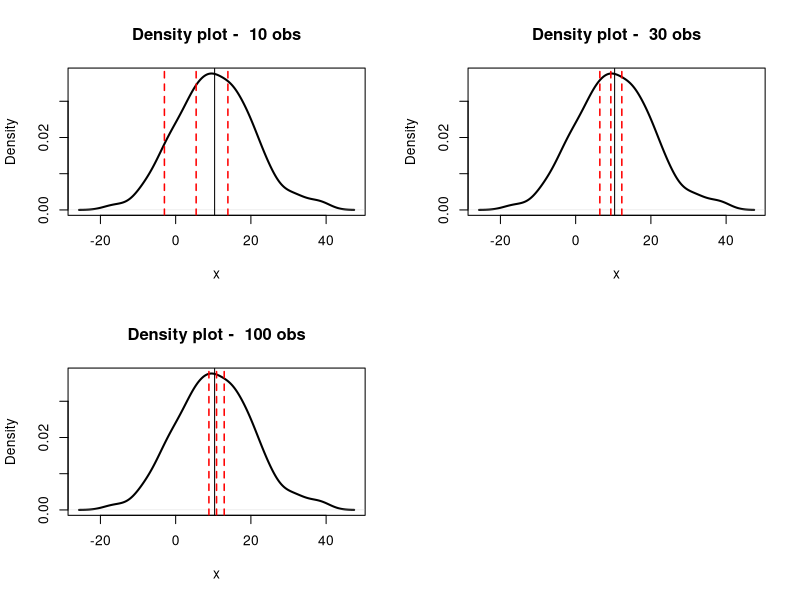
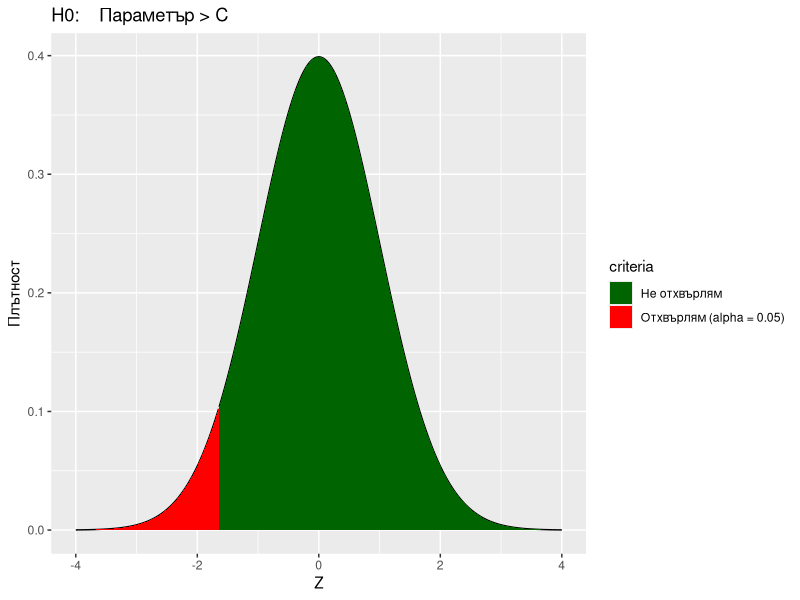
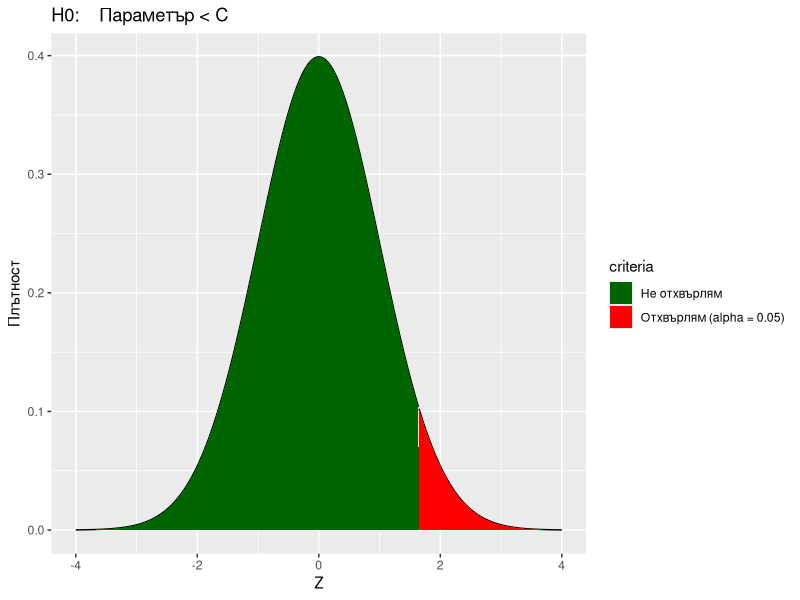
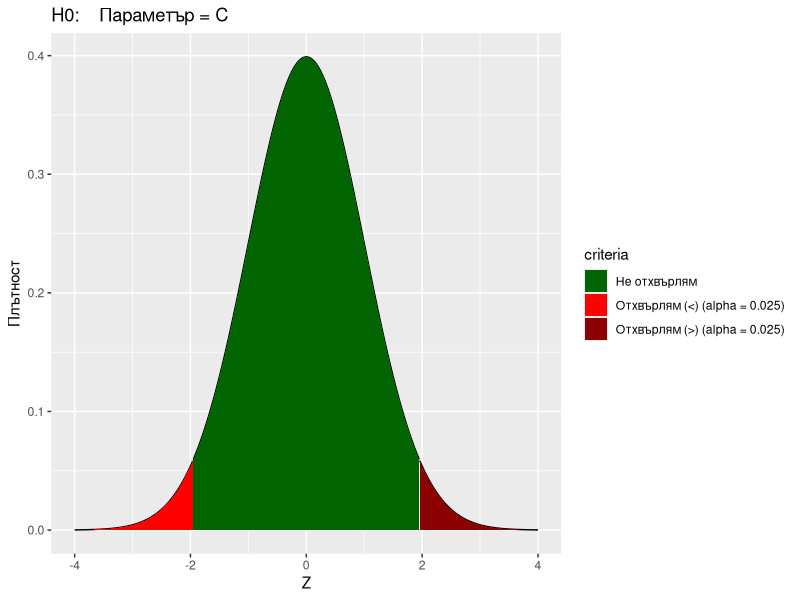
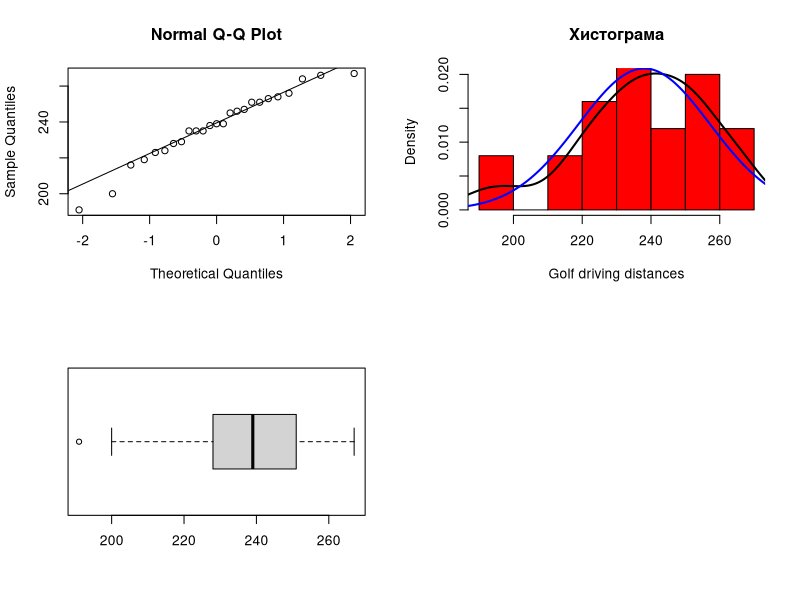
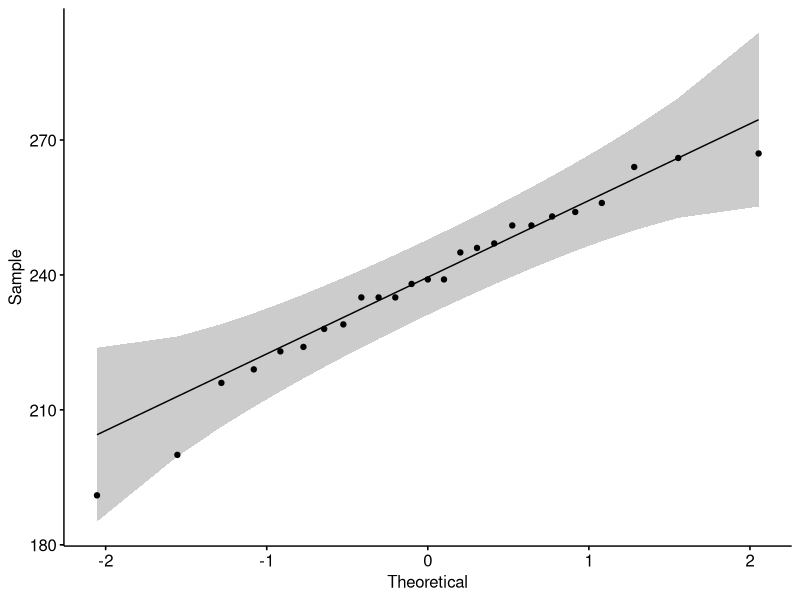
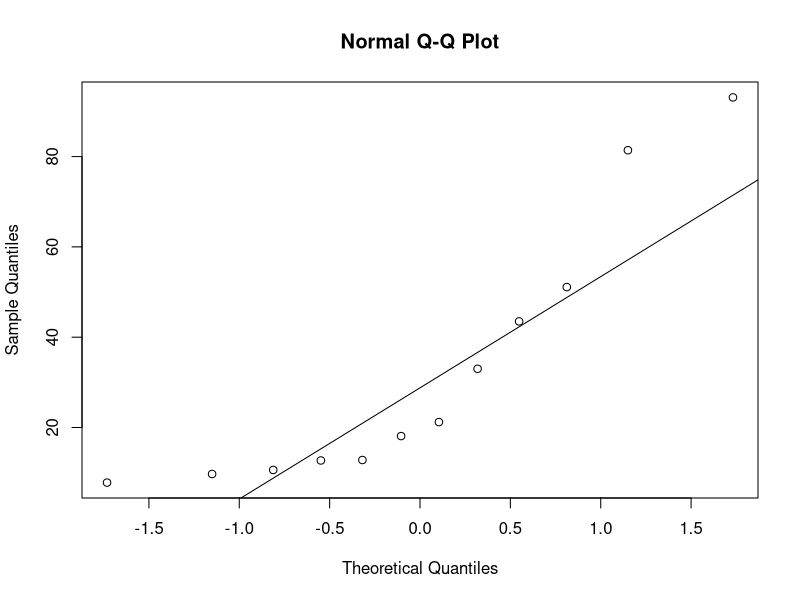
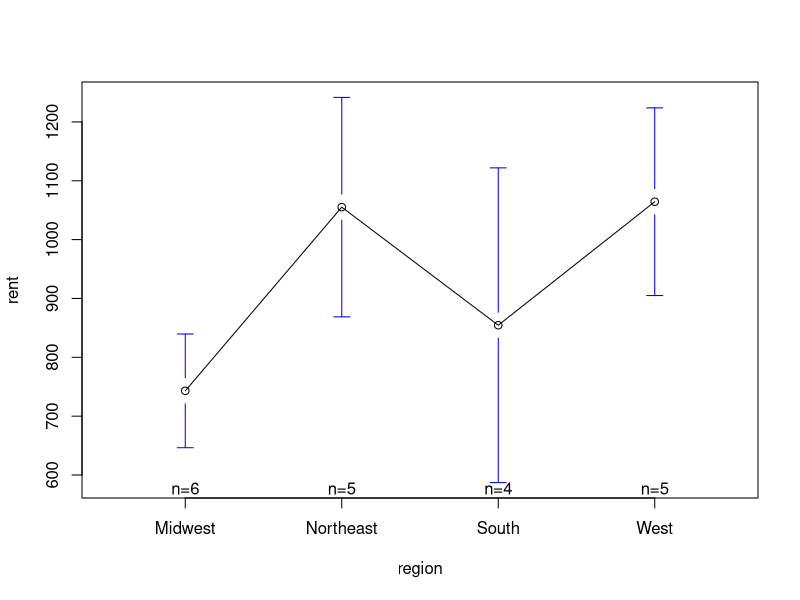

Source code (R) for these figures, in order:
ip <- installed.packages()[, 1] #   показва инсталираните пакети
pfi <- setdiff(c("ggplot2", "ggpubr", "nortest"), ip)
#   Горният ред показва кои пакети не са инсталирани

if(length(pfi) > 0) {
  install.packages(pfi)
}

library(ggplot2)
library(ggpubr)
library(nortest)  #   Тестове за проверка на нормално разпределение



#           Статистически заключения
#       Статистическите заклюения, основаващи се на случайни извадки, позволяват значително
#   да се намалят разходите за статистически изследвания на големи по обем съвкупности.
#   Информацията, получена от извадките почти винаги удовлетворява потребностите на
#   проучващите.
#       Статистическите заключения имат две основни направления:
#           - статистическо оценяване
#           - проверка на хипотези
#       И двете направления имат вероятностен характер и са свързани помежду си.

#       1. Статистическо оценяване
#           1.1. Точкови оценки
#       Точковата оценка представлява отделна величнина, получена от данните на случайна извадка,
#   която може да се доближава в различна степен до съответния параметър на популацията 
#   (генералната съвкупност). Примери за точкови оценки са оценката на локацията и вариацията.

set.seed(950411)
x <- rnorm(n = 200, 10, 10)
x_sample <- sample(x, 30)
mean(x)   #   10.357
mean(x_sample)  #   9.1


set.seed(620331)
y <- rbinom(n = 400, size = 1, prob = 0.3)
y_sample <- sample(y, 50)
mean(y)   #   0.3175
mean(y_sample)  #   0.34



#           1.2. Интервални оценки
#       Всяка оценка, получена от случайна извадка е обременена със случайна грешка. Основният
#   недостатък на точковата оценка се състои в това, че не позволява да се формират изводи за
#   размера на тази грешка, за точността на нейното изчисляване по отношение на 
#   обема  на вариацията на разпределението ѝ. Тази информация се съдържа в интервалната оценка.
#       

alpha <- 0.05   #   ниво на съгласие
k <- qnorm(1 - alpha/2) #   квантил

n <- length(x_sample) # размер на извадката
mean(x_sample) + k*c(-1, 1)*sd(x_sample)/sqrt(n)  #   доверителен интервал

n <- length(y_sample) # размер на извадката
mean(y_sample) + k*c(-1, 1)*sd(y_sample)/sqrt(n)  #   доверителен интервал


#           1.3. Обем  на извадката
#       Обемът на извадката е един от най-важните фактори за точността на тези оценки

mu <- mean(x)
d <- density(x)
ss <- c(34, 7, 21)
counter <- 0
par(mfrow = c(2, 2))
for(i in c(10, 30, 100)) {
  counter <- counter + 1
  plot(d, main = paste("Density plot - ", i, "obs"), xlab = "x", lwd = 2)
  set.seed(ss[counter])
  xx <- sample(x, i)
  abline(v = mu)
  abline(v = mean(xx) + k*c(-1, 0, 1)*sd(xx)/sqrt(i), col = "red", lwd = 1.5, lty = 2)
}
par(mfrow = c(1, 1))





#         2. Тестване на хипотези

#         2.1. Хипотези. Видове  хипотези

#       При статистическите хипотези се проверява правдоподобността на предварително 
#   формулирани предположения относно праметрите или вида на неизвестното разпределение 
#   в популцията. Заключенията, основаващи се на хипотезите имат вероятностен характер.
#       Проверката на хипотеза се извършва в няколко стъпки. Стартира (първа стъпка) с 
#   формулирането на две хипотези - нулева (H0) и алтернативна (H1). Двете хипотези са 
#   взаимоизключващи се.
#       Съществуват три вида хипотези:
#           - Двустранна: H0: параметър = C / H1: параметър != C
#           - Едностранна (лявостранна): H0: параметър >= C / H1: параметър < C
#           - Едностранна (дясностранна): H0: параметър <= C / H1: параметър > C

#       Втората стъпка е да се избере нивото на съгласие (alpha). Това е вероятност, която
#   определя зоната за отхвърляне на нулевата хипотеза. Alpha се определя предварително
#   в съответствие с целите и задачите на изследването. Най-често нивото на съгласие е 0.05.
x <- seq(-4, 4, by = 0.01)
d <- dnorm(x)
alpha <- 0.05

rej <- paste0("Отхвърлям (alpha = ", alpha, ")")
criteria <- factor(rep("Не отхвърлям", length(x)), levels = c("Не отхвърлям", rej))
criteria[which(x < qnorm(alpha))] <- rej
hypothesis_greater <- qplot(x, d, geom = c("path", "area"), fill = criteria, xlab = "Z", 
                           ylab = "Плътност", main = "H0:    Параметър > C") + 
  scale_fill_manual(values = c("darkgreen", "red"))
hypothesis_greater



criteria <- factor(rep("Не отхвърлям", length(x)), levels = c("Не отхвърлям", rej))
criteria[which(x > qnorm(1 - alpha))] <- rej
hypothesis_less <- qplot(x, d, geom = c("path", "area"), fill = criteria, xlab = "Z", 
                         ylab = "Плътност", main = "H0:    Параметър < C") + 
  scale_fill_manual(values = c("darkgreen", "red"))
hypothesis_less



rej1 <- paste0("Отхвърлям (<) (alpha = ", alpha/2, ")")
rej2 <- paste0("Отхвърлям (>) (alpha = ", alpha/2, ")")
criteria <- factor(rep("Не отхвърлям", length(x)), levels = c("Не отхвърлям", rej1, rej2))
criteria[which(x > qnorm(1 - alpha/2))] <- rej2 #| x < qnorm(0.025))] <- "Отхвърлям"
criteria[which(x < qnorm(alpha/2))] <- rej1 #
hypothesis_two_sided <- qplot(x, d, geom = c("path", "area"), fill = criteria, xlab = "Z", 
                              ylab = "Плътност", main = "H0:    Параметър = C") + 
  scale_fill_manual(values = c("darkgreen", "red", "darkred"))
hypothesis_two_sided


#   В червено са изобразени критичните области, при които нулевата хипотеза се отхвърля
#   Нивото на съглсие alpha = 0.05

#       Трета и четвърта стъпка са да се определят се емперичната характеристика и след това
#   да се провери дали попада в критичната област. По-лесният вариант е да се види стойността 
#   на p-value (significance).
#       Какво по-точно представлява p-value?
#       Най-грубо казано, с подхода p-value първо оценяваме колко вероятно е емпиричната 
#   стойност, получена от статистическия тест при положение, че нулевата хипотеза е вярна. 
#   Критерият за взимане на решение дали да се отхвърли H0 включва сравнение на тази вероятност
#   с определеното ниво на съгласие alpha.


#         2.2. Тестове за локция/очакване на разпределението

#   Пример
#     Георги (наскоро формиран баровец) казал на Гергана, че средното разстояние, което изминава 
#   топката за голф при негов удар е 247 метра. Естестено, Гергана (учила през живота си поне
#   един курс по статистика) е скептична и му иска доказателство. Така на Георги му се наложило 
#   да направи 25 опита, които той стриктно си записал във вектора
golf_driving_distances <- c(239, 229, 223, 224, 267, 235, 264, 235, 239, 251, 200, 
                            191, 254, 253, 238, 216, 256, 228, 247, 219, 245, 251, 235, 246, 266)


#   Както не веднъж сме споменавали, оценките на статистиките биват параметрични и непараметрични,
# в зависимост от вида на разпределението, за което ги изчисляваме. Параметричната статистика се 
# изпозлва при наличие на НОРМАЛНО разпределение или поне симетрично разпределение, за което нямаме
# голям брой екстремални стойности. Ето защо, първата задача е да изследваме вида на разпределението

#   Как можем да проверим едно разпределение дали е нормално или не?
par(mfrow = c(2, 2))
  qqnorm(golf_driving_distances); qqline(golf_driving_distances)
  
  d <- density(golf_driving_distances)
  hist(golf_driving_distances, main = "Хистограма", col = "red", xlab = "Golf driving distances",
       prob = T, ylim = c(0, max(d$y)))
  lines(d, lw = 2)
  x_axis <- seq(0.9*min(golf_driving_distances), 1.11*max(golf_driving_distances), length = 300)
  y_axis <- dnorm(x_axis, mean = mean(golf_driving_distances), sd = sd(golf_driving_distances))
  lines(x_axis, y_axis, col = "blue", lw = 2)

  boxplot(golf_driving_distances, horizontal = TRUE)
par(mfrow = c(1, 1))

ggqqplot(golf_driving_distances)  # Друг начин за Q-Q plot


shapiro.test(golf_driving_distances)
# Нулевата хипотеза на теста (H0) е, че разпределението е нормално
# Стойността на p-value = 0.4157 => не можем да отхвърлим H0 => 
# приемаме, че разпределението e нормално

gdd <- golf_driving_distances
y <- rnorm(n = length(gdd), mean = mean(gdd), sd = sd(gdd))
ks.test(x = golf_driving_distances, y = y)

ks.test(x = scale(golf_driving_distances), y = "pnorm")

ad.test(x = golf_driving_distances)

#       Тестовете и графиките показват, че разпределението е нормално. Следователно най-добре е 
#   да използваме параметрични тестове, т.е. student t тест



#       2.1.1. Параметрични тестове за една извадка

#   H0: mean(x) = 247
#   H1: mean(x) != 247

#   Определяме ниво на съгласие alpha = 0.05

# t.test(x, mu, alternative)
# x - приема вектор (задължителен параметър)
# y - приема вектор (не е задължителен)
# alternative - отговаря за типа на хипотезата и приема стойностите c("two.sided", "less", "greater")
# mu - константа, с която искаме да тестваме нулевата хипотеза

t.test(x = golf_driving_distances, mu = 247, alternative = "two.sided")
#       Стойността на p-value < alpha => отхвърляме нулевата хипотеза H0. Тоест средната 
#   не е равна на 247 метра.
#       Всички t тестове ни показват и доверителните интервали на очакването. Ако проверяваната
#   стойност (mu) е извън този доверителен интервал, то отхвърляме H0 в полза на H1. 

#       Можем да променяме големината на доверителните интервали с помощта на параметъра
#   conf.level, където посочваме с каква вероятност искаме да присъства очакването в него.
t.test(x = golf_driving_distances, mu = 247, alternative = "two.sided",
       conf.level = 0.9)



#       Пример 2
#       Службата за вътрешни приходи (IRS) публикува данни за федералните данъчни декларации за 
#   доходите на физическите лица. Извадка от 12 лица от последната година показа коригираните 
#   брутни доходи в хиляди долари, които са записани във вектора
incomes <- c(9.7, 93.1, 33.0, 21.2, 81.4, 51.1, 43.5, 10.6, 12.8, 7.8, 18.1, 12.7)

#       Искаме да проверим дали физическите лица получават годишно поне 20 000 долара?
qqnorm(incomes);
qqline(incomes)
#   От Q-Q plot-а се вижда, че данните не са нормално разпределени. 
# Ето защо ще използваме непараметрични тестове


#       2.1.2. Непараметрични тестове за една извадка
#   Непараметричният еквивалент на Student t тест е Wilcoxon signed rank test

#   H0: E[x] = 20
#   H1: E[x] > 20
wilcox.test(x = incomes, alternative = "greater", conf.int = TRUE, mu = 20)
#       Стойността на p-value e 0.19 > alpha = 0.05 => не можем да отхвърлим H0. Доверителният 
#   интервал съдържа стойността 20 (14.35, Inf)

#   Параметрите в Wilcoxon теста са сходни с тези на Student t тест. Единствената разлика е 
#   параметърът conf.int, който отговаря за показването на доверителния интервал.



#       Пример 3
#       Американската асоциация на университетските преподаватели (AAUP) провежда проучвания 
#   за заплатите на професори от колежи и публикува резултатите си в годишния доклад на AAUP 
#   за икономическото състояние на професията. Да предположим, че искаме да решат дали 
#   средните заплати на преподавателите в частни и публични институции са различни. Резултатите
#   са представени във векторите по-долу
private_institutions <- c(87.3, 75.9, 108.8, 83.9, 56.6, 99.2, 54.9, 73.1, 90.6, 89.3, 84.9,
                          84.4, 129.3, 98.8, 148.1, 132.4, 75.0, 98.2, 106.3, 131.5, 41.4,
                          115.6, 60.6, 64.6, 59.9, 105.4, 74.6, 82.0, 87.2, 45.1, 116.6, 
                          106.7, 66.0, 99.6, 53.0) 

public_institutions <- c(49.9, 105.7, 116.1, 40.3, 123.1, 79.3, 72.5, 57.1, 50.7, 69.9, 40.1,
                         71.7, 73.9, 92.5, 99.9, 95.1, 57.9, 97.5, 44.9, 31.5, 49.5, 55.9, 
                         66.9, 56.9, 75.9, 103.9, 60.3, 80.1, 89.7, 86.7)


#       Първо ще започнем с изследването дали разпределенията са нормално разпределени. Ако и
#   при два вектора имаме нормални разпределения, то ще изпозлваме параметрична статистика.
#   Но, ако поне за единия вектор разпределенеито не е нормално, тогава е по-удачно да се спрем
#   на непараметрични тестове.
shapiro.test(private_institutions)
shapiro.test(public_institutions)
#   Минималната стойност на p-value за двата вектора е 0.6798 > alpha = 0.05 => разпределенията и
#   на двата вектора ги приемаме за нормални.


#       2.1.3. Параметрични тестове за две извадки - Indipendent Two Sample t test и
#   Welch Two sample t test  

#   Имаме два параметрични теста за проверка на локацията на две извавдки. Разликата между двата 
#   теста е предположението, че вариациите на двете извадки са с равни вариации (Independent Two 
#   Sample t test) или че не са - Welch Two Sample t test.
#   Independent Two Sample t test е по-точен от Welch Two Sample t test

#   Тест за сравняване на вариациите на две извадки от нормално разпределена популация
var.test(x = private_institutions, y = public_institutions)
#   Нулевата хипотеза H0 е, че двете извадки имат равна вариация.
#   В нашия случай, стойността на p-value = 0.6253 и следователно приемаме H0.


#   H0: mean(x) - mean(y) = 0
#   H1: mean(x) - mean(y) != 0


t.test(x = private_institutions, y = public_institutions, var.equal = TRUE)
t.test(x = private_institutions, y = public_institutions)
#       И двата теста отхвърлят нулевата хипотеза, че имаме равенство между средните стойности на
#   двете извадки (p-value = 0.0196 и p-value = 0.0188). Тоест съществува статистически значима
#   разлика между годишните заплащания на професорите в частните и публичните колежи. Разликата е
#   в полза на частните колежи.

#   Доверителният интервал е построен върху разликата от средните стойности на двете извавдки
#   и претеглена сума на вариациите.




#       Пример 4
data("mtcars")
#       Искаме да изследваме дали средната мощност на колата, измерена в конски сили hp се 
#   различава за различните трансмисии. Данните са взети от "mtcars".

nortest::ad.test(mtcars$hp[which(mtcars$am == 0)])
nortest::ad.test(mtcars$hp[which(mtcars$am == 1)])
#   Тестът за нормалност на разпределението отхвърля H0 при ръчните скорости (p-value = 0.00149).
#   Следователно ще използваме теста на Wilcoxon за две извадки


#       2.1.4. Непараметрични тестове за две извадки

#   H0: E(x) - E(y) = 0
#   H1: E(x) - E(y) != 0


wilcox.test(mpg ~ am, data = mtcars, conf.int = TRUE, exact = FALSE)
#       Стойността на p-value за теста е 0.001871 < 0.05 = alpha => Отхвърляме H0. Тоест
#   Съществува статистически значима разлика между очакваните мощности при колите с ръчна и
#   автоматична трансмисии. По-мощни са колите с ръчна трансмисия.

#   Доверителният интервал е построен по много интересна формула, която няма да я обясняваме,
#   но я има :). Достатъчно е да знаем, че разликата (mu = 0) не попада в интервала.

# mpg ~ am е формула, която разделя mpg стойностите спрямо am стойностите
# по общо : зависима ~ независима




install.packages("gplots")
library(gplots)



#           Изследване на локациите на разпределеняита при повече от две
#       групи


#       Пример
#       Взета е извадка от месечни наеми на апартаметни в различни региони
#   в САЩ (в долари)

Northeast <- c(1005, 898, 948, 1181, 1244)
Midwest <- c(870, 748, 699, 814, 721, 606)
South <- c(891, 630, 861, 1036)
West <- c(1025, 1012, 1090, 926, 1269)

#       Искаме да изследваме дали между някой от регионите съществува значима
#   разлика в очакването за цените в наемите.

#     Данните трябва да ги обединим в един data frame
rent_data <- data.frame(rent = c(Northeast, Midwest, South, West),
                        region = c(rep("Northeast", length(Northeast)),
                                   rep("Midwest", length(Midwest)),
                                   rep("South", length(South)),
                                   rep("West", length(West))))




#       В предишното упражнение използвахме Student t тест и Wilcoxon тест,
#   за да изследваме средните стойности и медианите на една извадката или
#   между две групи от наблюдения. 
#       За изследването на разлика между локациите на повече от две групи
#   трябва да използваме One-way ANOVA (параметричен тест) или Kruskal
#   тест (непараметричния еквавалент на ANOVA). 
#       Нека имаме n на брой вектора X1, X2, ..., Xn. Тогава имаме 
#     нулевата хипотеза Н0: E[X1] = E[X2] = ... = E[Xn] и 
#     алтернатива H1: поне при една от двойките E[Xi] != E[Xj] за ПОНЕ ЕДНО i != j.

#       Като всеки един параметричне тест и One-way ANOVA има своите 
#   първоначални предположения, които, ако бъдат нарушени, то трябва 
#   да използваме Kruskal тест

#       Предположения
#   1. За всяка една група, разпределението на стойностите трябва да
#   бъде нормално разпределена
#   2. Статистически еднаква дисперсия при всички групи (хомогенност на дисперсиите).



#     Ще започнем с изследване на разпределението на данните по различните 
#   групи. Най-лесно проверката ще стане с помощта на функцията aggregate.
#   Като фунцкия за агрегация ще използваме теста на Shapiro-wilk
aggregate(rent ~ region, data = rent_data, FUN = function(x) { shapiro.test(x)$p.value })

#   Минималната стойност p-value за четирите групи е 0.456 > 0.05 = alpha =>
#   не можем да отхвърлим H0 => приемаме, че и четирите групи са нормално разпределени

#     Хомогенността на дисперсиите ще проверим с помощта на теста на Barlett,
#   с нулева хипотеза за равенство на дисперсиите между различните групи
bartlett.test(rent ~ region, data = rent_data)
#   P-value = 0.6957 > 0.05 = alpha => имаме статистически равни дисперсии

#     One-way ANOVA
summary(rent_anova <- aov(formula = rent ~ region, data = rent_data))
#   С помощта на функцията "aov" прилагаме One-way ANOVA. Функцията съдържа
#   параметрите formula и data.
#   Стойността на p-value = 0.0023 < 0.05 = alpha => отхвърляме H0 в полза на H1 =>
#   съществува статистически значима разлика поне в някоя от двойките.

#   Остана да видим къде между кои групи са разликите. Това лесно става графично
#   с помощта на функцията plotmeans()
plotmeans(formula = rent ~ region, data = rent_data)


#   Друга опция е използването на така наречените Post-hoc pairwise контрасти,
#   които изследват взаимодействието на една група спрямо останалите.
#   Съществуват различни методи за изследването им, но ние ще се спрем само на 
#   Tukey HSD. Върнатият резултат представлява тества на разликите между 
#   всички възможни две групи, където нулевата хипотеза е, че двете локации са 
#   статистически равни (или, че разликата им е = 0)
(tukey <- TukeyHSD(rent_anova))
#   Съществените разлики при групите се забелязват в последната колона 
#   "p adj" (p-value), където искаме стойността на p-value < alpha - нивото на съгласие

#   Тоест групите между, които имаме разлика са (Northest, Midwest) и (West, Midwest)

plot(tukey) #   Графично представяне на разликите между отделните групи


#   Други методи за анализ на Post hoc pairwise са
pairwise.t.test(rent_data$rent, rent_data$region, p.adj = "bonf")
pairwise.t.test(rent_data$rent, rent_data$region, p.adj = "holm")
#       ! Различните тестове, дават различни резултати при анализа. Ето защо е важно
#   да се избере най-подходящия алгоритъм за конкретната задача.
#       Горните два теста връщат директно стойността на p-value


#     Пример
#     изследване на връзката между месец в годината и средните стойности на озона
#   за Ню Йорк.

data(airquality)

#   Изследване за нормално разпределние в различните групи.
aggregate(Ozone ~ Month, data = airquality, FUN = function(x) { round(shapiro.test(x)$p.value, 3) })
#   Имаме нарушение на условието за нормално разпределение на стойностите (Май и Септември)



kruskal.test(Ozone ~ Month, data = airquality) 
#   Стойността на p-value за теста е 6.901e-06 << alpha = 0.05 => съществува 
#   статистически значима разлика между групите.

#     Post-hoc анализ за Kruskal-Wallis тест
pairwise.wilcox.test(airquality$Ozone, airquality$Month,
                     p.adjust.method = "BH", exact = FALSE)
#   В получената табличка са записани стойностите на p-value при изследването на 
#   разликите между групите. Така статистически значима разлика получаваме при месеците 
#   (5, 7), (5, 8), (6, 7) и т.н.
